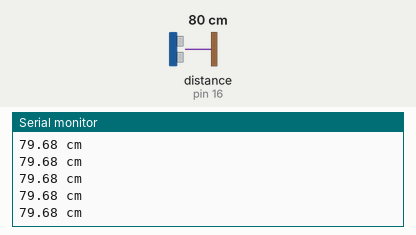
Bench run of a sketch on a simulated Arduino Uno, built with avr-gcc and run on an emulated ATmega328P. Shown: the last lines printed to the serial monitor. Wiring (inferred from the names in the program): ultrasonic range finder: trigger pin 4; echo pin 16. Inputs (shaded band) come from the test bench; at power-on: distance to the obstacle (sensor on pin 16) 80 cm. The echo pulse lasts 58.3 µs per cm.

Above: at 1.4 s.
1.5 s: distance to the obstacle (sensor on pin 16) set to 2 cm
At 1.8 s:
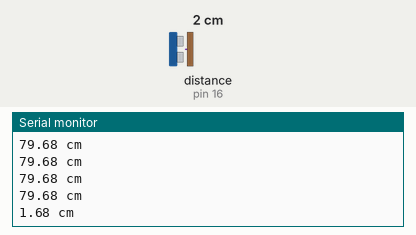
3.0 s: distance to the obstacle (sensor on pin 16) set to 4 cm
At 3.0 s:
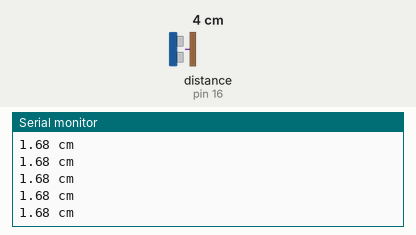
Timing chart, 0 to 6.0 s (numbered marks = the images above; inputs shaded):
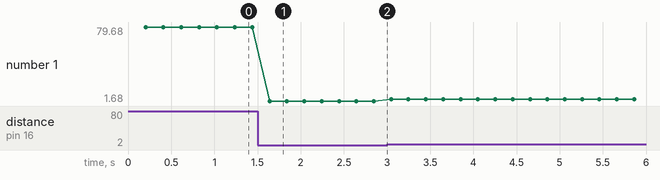

The sketch:

sketch_jul15a.ino
```cpp
const int trigPin = 4;
const int echoPin = 16;

void setup() {
  Serial.begin(115200);
  delay(200);
  pinMode(trigPin, OUTPUT);
  pinMode(echoPin, INPUT);
}

void loop() {
  // 在Trig引脚发送15us脉冲
  digitalWrite(trigPin, HIGH);
  delayMicroseconds(15); // 15us
  digitalWrite(trigPin, LOW);

  // 读取Echo引脚脉冲时长
  auto t = pulseIn(echoPin, HIGH);
  double dis = t * 0.01715; // 单位：CM
  Serial.print(dis);
  Serial.println(" cm");

  delay(200);
}
```

Measured:
- after the input at 1.5 s, the serial monitor: prints a new line after 0.14 s (image 1)
- plotted number 1: 79.68 → 1.68 after the input at 1.5 s, 1.68 → 3.69 after the input at 3.0 s
